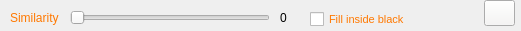
   <widget class="QWidget" name="similaritywidget" native="true">
    <property name="geometry">
     <rect>
      <x>260</x>
      <y>90</y>
      <width>521</width>
      <height>31</height>
     </rect>
    </property>
    <widget class="QLabel" name="label_3">
     <property name="geometry">
      <rect>
       <x>10</x>
       <y>10</y>
       <width>61</width>
       <height>16</height>
      </rect>
     </property>
     <property name="palette">
      <palette>
       <active>
        <colorrole role="WindowText">
         <brush brushstyle="SolidPattern">
          <color alpha="255">
           <red>255</red>
           <green>120</green>
           <blue>0</blue>
          </color>
         </brush>
        </colorrole>
       </active>
       <inactive>
        <colorrole role="WindowText">
         <brush brushstyle="SolidPattern">
          <color alpha="255">
           <red>255</red>
           <green>120</green>
           <blue>0</blue>
          </color>
         </brush>
        </colorrole>
       </inactive>
       <disabled/>
      </palette>
     </property>
     <property name="text">
      <string>Similarity</string>
     </property>
    </widget>
    <widget class="QSlider" name="similaritySlider">
     <property name="geometry">
      <rect>
       <x>70</x>
       <y>10</y>
       <width>200</width>
       <height>16</height>
      </rect>
     </property>
     <property name="toolTip">
      <string>Fill for similarity (0 fill the exact color)</string>
     </property>
     <property name="maximum">
      <number>99</number>
     </property>
     <property name="orientation">
      <enum>Qt::Orientation::Horizontal</enum>
     </property>
    </widget>
    <widget class="QLabel" name="similarityLabel">
     <property name="geometry">
      <rect>
       <x>280</x>
       <y>8</y>
       <width>31</width>
       <height>20</height>
      </rect>
     </property>
     <property name="text">
      <string>0</string>
     </property>
    </widget>
    <widget class="QCheckBox" name="fillInsideBlack_check">
     <property name="geometry">
      <rect>
       <x>310</x>
       <y>8</y>
       <width>141</width>
       <height>22</height>
      </rect>
     </property>
     <property name="palette">
      <palette>
       <active>
        <colorrole role="WindowText">
         <brush brushstyle="SolidPattern">
          <color alpha="255">
           <red>255</red>
           <green>120</green>
           <blue>0</blue>
          </color>
         </brush>
        </colorrole>
       </active>
       <inactive>
        <colorrole role="WindowText">
         <brush brushstyle="SolidPattern">
          <color alpha="255">
           <red>255</red>
           <green>120</green>
           <blue>0</blue>
          </color>
         </brush>
        </colorrole>
       </inactive>
       <disabled/>
      </palette>
     </property>
     <property name="font">
      <font>
       <pointsize>8</pointsize>
      </font>
     </property>
     <property name="text">
      <string>Fill inside black</string>
     </property>
    </widget>
    <widget class="QPushButton" name="semiTranspFillButton">
     <property name="geometry">
      <rect>
       <x>484</x>
       <y>0</y>
       <width>31</width>
       <height>26</height>
      </rect>
     </property>
     <property name="palette">
      <palette>
       <active>
        <colorrole role="Button">
         <brush brushstyle="SolidPattern">
          <color alpha="255">
           <red>246</red>
           <green>245</green>
           <blue>244</blue>
          </color>
         </brush>
        </colorrole>
        <colorrole role="Dark">
         <brush brushstyle="SolidPattern">
          <color alpha="255">
           <red>46</red>
           <green>194</green>
           <blue>126</blue>
          </color>
         </brush>
        </colorrole>
        <colorrole role="AlternateBase">
         <brush brushstyle="SolidPattern">
          <color alpha="255">
           <red>46</red>
           <green>194</green>
           <blue>126</blue>
          </color>
         </brush>
        </colorrole>
       </active>
       <inactive>
        <colorrole role="Button">
         <brush brushstyle="SolidPattern">
          <color alpha="255">
           <red>246</red>
           <green>245</green>
           <blue>244</blue>
          </color>
         </brush>
        </colorrole>
        <colorrole role="Dark">
         <brush brushstyle="SolidPattern">
          <color alpha="255">
           <red>46</red>
           <green>194</green>
           <blue>126</blue>
          </color>
         </brush>
        </colorrole>
        <colorrole role="AlternateBase">
         <brush brushstyle="SolidPattern">
          <color alpha="255">
           <red>46</red>
           <green>194</green>
           <blue>126</blue>
          </color>
         </brush>
        </colorrole>
       </inactive>
       <disabled>
        <colorrole role="WindowText">
         <brush brushstyle="SolidPattern">
          <color alpha="255">
           <red>46</red>
           <green>194</green>
           <blue>126</blue>
          </color>
         </brush>
        </colorrole>
        <colorrole role="Button">
         <brush brushstyle="SolidPattern">
          <color alpha="255">
           <red>246</red>
           <green>245</green>
           <blue>244</blue>
          </color>
         </brush>
        </colorrole>
        <colorrole role="Dark">
         <brush brushstyle="SolidPattern">
          <color alpha="255">
           <red>46</red>
           <green>194</green>
           <blue>126</blue>
          </color>
         </brush>
        </colorrole>
        <colorrole role="Text">
         <brush brushstyle="SolidPattern">
          <color alpha="255">
           <red>46</red>
           <green>194</green>
           <blue>126</blue>
          </color>
         </brush>
        </colorrole>
        <colorrole role="ButtonText">
         <brush brushstyle="SolidPattern">
          <color alpha="255">
           <red>46</red>
           <green>194</green>
           <blue>126</blue>
          </color>
         </brush>
        </colorrole>
        <colorrole role="AlternateBase">
         <brush brushstyle="SolidPattern">
          <color alpha="255">
           <red>46</red>
           <green>194</green>
           <blue>126</blue>
          </color>
         </brush>
        </colorrole>
       </disabled>
      </palette>
     </property>
     <property name="toolTip">
      <string>Add semi transparency</string>
     </property>
     <property name="text">
      <string/>
     </property>
     <property name="icon">
      <iconset resource="Drawish.qrc">
       <normaloff>:/res/trasp.png</normaloff>:/res/trasp.png</iconset>
     </property>
     <property name="checkable">
      <bool>true</bool>
     </property>
    </widget>
   </widget>
